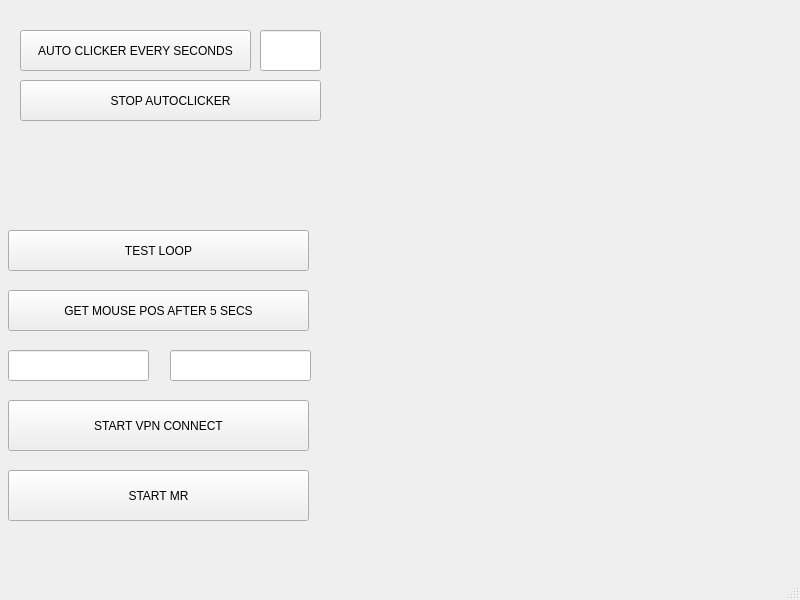
<?xml version="1.0" encoding="UTF-8"?>
<ui version="4.0">
 <class>MainWindow</class>
 <widget class="QMainWindow" name="MainWindow">
  <property name="geometry">
   <rect>
    <x>0</x>
    <y>0</y>
    <width>800</width>
    <height>600</height>
   </rect>
  </property>
  <property name="windowTitle">
   <string>MainWindow</string>
  </property>
  <widget class="QWidget" name="centralwidget">
   <widget class="QPushButton" name="pushButton">
    <property name="geometry">
     <rect>
      <x>8</x>
      <y>230</y>
      <width>301</width>
      <height>41</height>
     </rect>
    </property>
    <property name="text">
     <string>TEST LOOP</string>
    </property>
   </widget>
   <widget class="QPushButton" name="pushButton_2">
    <property name="geometry">
     <rect>
      <x>8</x>
      <y>290</y>
      <width>301</width>
      <height>41</height>
     </rect>
    </property>
    <property name="text">
     <string>GET MOUSE POS AFTER 5 SECS</string>
    </property>
   </widget>
   <widget class="QPushButton" name="pushButton_3">
    <property name="geometry">
     <rect>
      <x>8</x>
      <y>470</y>
      <width>301</width>
      <height>51</height>
     </rect>
    </property>
    <property name="text">
     <string>START MR</string>
    </property>
   </widget>
   <widget class="QPushButton" name="pushButton_4">
    <property name="geometry">
     <rect>
      <x>8</x>
      <y>400</y>
      <width>301</width>
      <height>51</height>
     </rect>
    </property>
    <property name="text">
     <string>START VPN CONNECT</string>
    </property>
   </widget>
   <widget class="QLineEdit" name="lineEditL">
    <property name="geometry">
     <rect>
      <x>8</x>
      <y>350</y>
      <width>141</width>
      <height>31</height>
     </rect>
    </property>
   </widget>
   <widget class="QLineEdit" name="lineEditR">
    <property name="geometry">
     <rect>
      <x>170</x>
      <y>350</y>
      <width>141</width>
      <height>31</height>
     </rect>
    </property>
   </widget>
   <widget class="QPushButton" name="pushButton_5">
    <property name="geometry">
     <rect>
      <x>20</x>
      <y>30</y>
      <width>231</width>
      <height>41</height>
     </rect>
    </property>
    <property name="text">
     <string>AUTO CLICKER EVERY SECONDS</string>
    </property>
   </widget>
   <widget class="QLineEdit" name="lineEditL_2">
    <property name="geometry">
     <rect>
      <x>260</x>
      <y>30</y>
      <width>61</width>
      <height>41</height>
     </rect>
    </property>
   </widget>
   <widget class="QPushButton" name="pushButton_6">
    <property name="geometry">
     <rect>
      <x>20</x>
      <y>80</y>
      <width>301</width>
      <height>41</height>
     </rect>
    </property>
    <property name="text">
     <string>STOP AUTOCLICKER</string>
    </property>
   </widget>
  </widget>
  <widget class="QMenuBar" name="menubar">
   <property name="geometry">
    <rect>
     <x>0</x>
     <y>0</y>
     <width>800</width>
     <height>22</height>
    </rect>
   </property>
  </widget>
  <widget class="QStatusBar" name="statusbar"/>
 </widget>
 <resources/>
 <connections/>
</ui>
